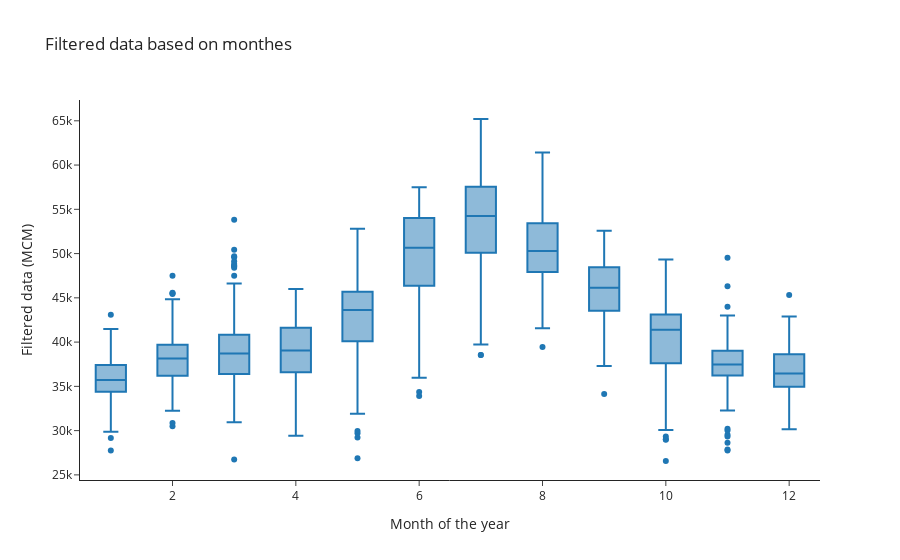

Notebook code for this chart:
### Code cell
fig = px.box(x=or_fil.index.month,
             y=or_fil["Filtered data"],
             title="Filtered data based on monthes",
             template="simple_white"
             )
fig.update_xaxes(dict(title="Month of the year"))
fig.update_yaxes(dict(title="Filtered data (MCM)"))
fig

### Figure 1 — Plotly figure (JSON) as saved in the notebook; plotly's stock layout.template omitted (floating-point values rounded to 4 significant figures; data arrays with more than 128 entries replaced by an {"elided": "..."} marker saying what was removed)
{"data": [{"alignmentgroup": "True", "hovertemplate": "x=%{x}<br>y=%{y}<extra></extra>", "legendgroup": "", "marker": {"color": "#1F77B4"}, "name": "", "notched": false, "offsetgroup": "", "orientation": "v", "showlegend": false, "type": "box", "x": {"elided": "1826 int values"}, "x0": " ", "xaxis": "x", "y": {"elided": "1826 int values"}, "y0": " ", "yaxis": "y"}], "layout": {"boxmode": "group", "legend": {"tracegroupgap": 0}, "title": {"text": "Filtered data based on monthes"}, "xaxis": {"anchor": "y", "domain": [0, 1], "title": {"text": "Month of the year"}}, "yaxis": {"anchor": "x", "domain": [0, 1], "title": {"text": "Filtered data (MCM)"}}}}
